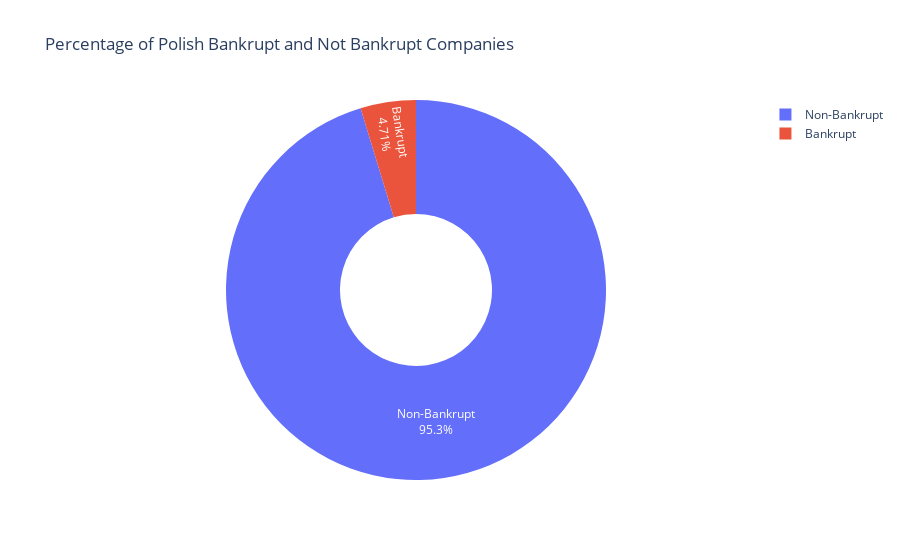

The code cell stored with this chart in its notebook:
### Code cell
# using go from plotly

fig = go.Figure(
    data = [
        go.Pie(
            labels = class_counts_df['class'],
            values = class_counts_df['counts'],
            marker=dict(colors=custom_colors),
            textinfo='label+percent',
            hoverinfo='label+percent+value',
            hole=0.4 #for donut
        )
    ]
)

fig.update_layout(
    title_text='Percentage of Polish Bankrupt and Not Bankrupt Companies',
    showlegend=True
)

fig.show()

### Figure 1 — Plotly figure (JSON) as saved in the notebook; plotly's stock layout.template omitted (floating-point values rounded to 4 significant figures)
{"data": [{"hole": 0.4, "hoverinfo": "label+percent+value", "labels": ["Non-Bankrupt", "Bankrupt"], "marker": {"colors": ["#636efa", "#eb543c"]}, "textinfo": "label+percent", "type": "pie", "values": [10008, 495]}], "layout": {"showlegend": true, "title": {"text": "Percentage of Polish Bankrupt and Not Bankrupt Companies"}}}
